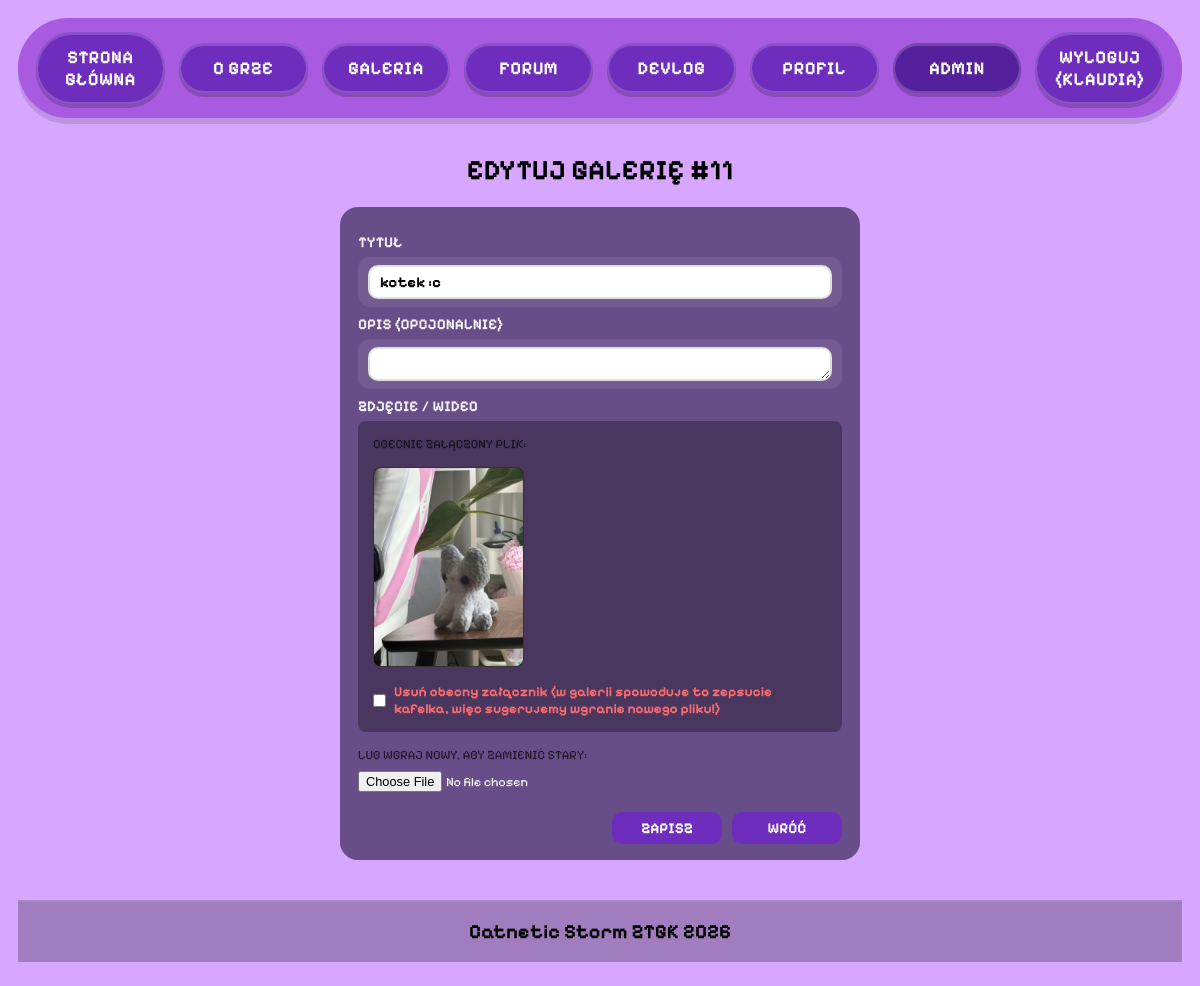
The page /admin/gallery_edit.php?id=11 (signed in) on the database its author committed.
### tables this page shows
CREATE TABLE `gallery` (
  `gallery_id` int(11) NOT NULL,
  `title` varchar(50) NOT NULL,
  `media_path` varchar(255) DEFAULT NULL,
  `media_type` enum('image','video','none') NOT NULL DEFAULT 'none',
  `description` text DEFAULT NULL,
  `uploaded_at` timestamp NOT NULL DEFAULT current_timestamp(),
  `uploaded_by` int(11) NOT NULL
);

### admin/gallery_edit.php (the view, shortened to what this page needs)
<?php
require __DIR__ . '/../includes/db.php';
$id = (int)($_GET['id'] ?? 0);
$errors = [];
$stmt = $pdo->prepare("SELECT gallery_id, title, description, media_path, media_type FROM gallery WHERE gallery_id = ? LIMIT 1");
$stmt->execute([$id]);
$item = $stmt->fetch();
$old = [
        'title' => (string)$item['title'],
        'description' => (string)$item['description']
];
?>
<!DOCTYPE html>
<html lang="pl">
<head>
    <?php include __DIR__ . '/../includes/head.php'; ?>
</head>
<body>
<?php include __DIR__ . '/../includes/header.php'; ?>
<main>
    <section class="admin">
        <h1>Edytuj galerię #<?= (int)$id ?></h1>
        <form class="auth-card" method="post" action="gallery_edit.php?id=<?= (int)$id ?>" enctype="multipart/form-data" novalidate>
            <div class="auth-field <?= isset($errors['title']) ? 'has-error' : '' ?>">
                <label class="auth-label" for="title">TYTUŁ</label>
                <div class="auth-inputrow">
                    <input class="auth-input" id="title" name="title" type="text" value="<?= htmlspecialchars($old['title']) ?>" />
                </div>
            </div>
            <div class="auth-field <?= isset($errors['description']) ? 'has-error' : '' ?>">
                <label class="auth-label" for="description">OPIS (opcjonalnie)</label>
                <div class="auth-inputrow">
                    <textarea class="auth-input" id="description" name="description" rows="5" style="width:100%; resize: vertical;"><?= htmlspecialchars($old['description']) ?></textarea>
                </div>
            </div>
            <div class="auth-field <?= isset($errors['media']) ? 'has-error' : '' ?>">
                <label class="auth-label">ZDJĘCIE / WIDEO</label>
                <?php if ($item['media_type'] !== 'none' && $item['media_path']): ?>
                    <div style="margin-bottom: 15px; padding: 15px; background: rgba(0,0,0,0.3); border-radius: 8px;">
                        <div style="font-size: 0.8rem; margin-bottom: 5px; opacity: 0.7;">OBECNIE ZAŁĄCZONY PLIK:</div>
                        <?php if ($item['media_type'] === 'image'): ?>
                            <img src="<?= htmlspecialchars('../' . ltrim($item['media_path'], '/')) ?>" class="current-media-preview" alt="Obecne zdjęcie">
                        <?php elseif ($item['media_type'] === 'video'): ?>
                            <video class="current-media-preview" controls>
                                <source src="<?= htmlspecialchars('../' . ltrim($item['media_path'], '/')) ?>" type="video/mp4">
                            </video>
                        <?php endif; ?>
                        <label class="checkbox-label">
                            <input type="checkbox" name="remove_media" value="1" style="width: auto; margin: 0;">
                            Usuń obecny załącznik (w galerii spowoduje to zepsucie kafelka, więc sugerujemy wgranie nowego pliku!)
                        </label>
                    </div>
                <?php endif; ?>
                <div style="font-size: 0.8rem; opacity: 0.7; margin-bottom: 5px; margin-top: 10px;">
                    <?= ($item['media_type'] !== 'none' && $item['media_path']) ? 'LUB WGRAJ NOWY, ABY ZAMIENIĆ STARY:' : 'WGRAJ PLIK:' ?>
                </div>
                <input type="file" name="media" accept="image/*,video/mp4,video/webm" style="color: #fff; font-family: inherit; width: 100%; font-size: 0.8rem;" />
            </div>
            <div class="auth-actions" style="gap:10px;">
                <button class="auth-btn" type="submit">ZAPISZ</button>
                <a class="auth-btn auth-btn--link" href="gallery_manage.php">WRÓĆ</a>
            </div>
        </form>
    </section>
</main>
<?php include __DIR__ . '/../includes/footer.php'; ?>
</body>
</html>

### css/style.css (style rules this page uses)
:root { --bg: #d7a6ff; --menu-bg: #a85ae0; --pill: #6f2dbd; --pill-hover: #5c22a6; --pill-active: #55209b; --frame-bg: #b47ee0; --frame-border: #5a2aa4; }
* { box-sizing: border-box; font-family: inherit; }
body { margin: 0; font-family: 'Pixelify Sans', sans-serif; font-size: 20px; background: var(--bg); padding: 18px 18px 24px; display: flex; flex-direction: column; min-height: 100vh; }
main { width: 100%; display: flex; justify-content: center; padding: 0; flex: 1; }
.auth-card { width: min(520px, 92vw); background: rgba(74, 55, 104, .78); border-radius: 18px; padding: 18px 18px 16px; }
.auth-label { display: block; color: rgba(255,255,255,.92); font-weight: 900; text-transform: uppercase; font-size: 15px; margin: 8px 0 6px; }
.auth-inputrow { display: flex; align-items: center; gap: 10px; background: rgba(255,255,255,.08); border-radius: 12px; padding: 8px 10px; }
.auth-input { flex: 1; width: 100%; height: 34px; border-radius: 10px; border: 2px solid rgba(0,0,0,.12); padding: 0 10px; font-weight: 700; outline: none; }
.auth-btn { display: inline-flex; align-items: center; justify-content: center; width: 110px; height: 32px; background: #6f2dbd; color: #fff; border: 0; border-radius: 10px; font-family: 'Pixelify Sans', sans-serif; font-weight: 900; text-transform: uppercase; font-size: 15px; cursor: pointer; text-decoration: none; }
.auth-btn--link { margin-top: 0 !important; }
.auth-actions { display: flex; justify-content: flex-end; gap: 12px; margin-top: 20px; align-items: center; }
.admin h1 { font-size: 28px; text-align: center; margin-bottom: 20px; text-transform: uppercase; }
.auth-input, textarea.auth-input { font-family: 'Pixelify Sans', sans-serif; font-size: 15px; font-weight: 700; color: #000; }
textarea.auth-input { padding: 10px; line-height: 1.4; }
.current-media-preview { margin-top: 10px; max-width: 100%; max-height: 200px; border-radius: 8px; border: 1px solid rgba(255,255,255,0.2); background: #000; }
.checkbox-label { display: flex; align-items: center; gap: 8px; font-size: 0.85rem; color: #ff6b6b; margin-top: 10px; cursor: pointer; font-weight: 700; }

### admin/gallery_edit.php (style rules this page uses)
.current-media-preview { margin-top: 10px; max-width: 100%; max-height: 200px; border-radius: 8px; border: 1px solid rgba(255,255,255,0.2); background: #000; }
.checkbox-label { display: flex; align-items: center; gap: 8px; font-size: 0.85rem; color: #ff6b6b; margin-top: 10px; cursor: pointer; font-weight: 700; }

### rows shown on the page
gallery: title "kotek :c", media_path (picture)

### other values the page prints
$_SESSION['username'] "KLAUDIA"
$id "11"
